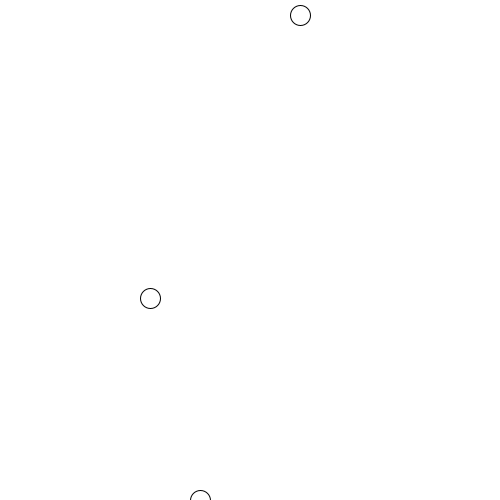
Frame 1 (no input)
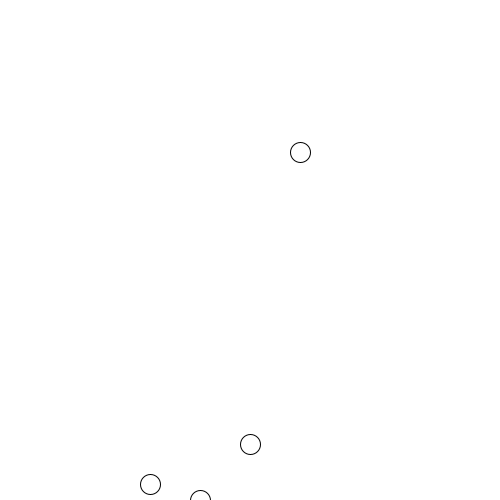
Frame 60 (the mouse pressed at the canvas centre just before this capture)
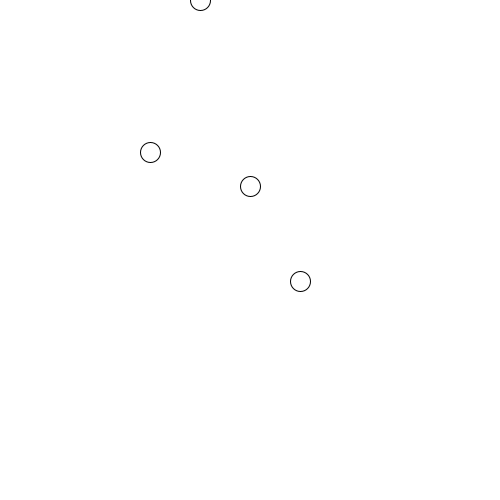
Frame 120 (the mouse held since frame 60 and released just before this capture)

The Processing sketch that drew these frames (run headless with seeded random() and noise(); from frame 60 on, the mouse is pressed at the canvas centre):

// Processing sketch: sketch_06_wavefunctions_complete
// ── sketch_06_wavefunctions_complete.pde
void setup() {
  frameRate(60);
  background(255);
  size(500, 500);
}

void draw() {
  background(255); 
  
  float time = millis() / 1000.0;

  float funcSine = sineWave(time, 0.25);
  float funcSquare = squareWave(time, 0.25);
  float funcTriangle = triangleWave(time, 0.25);
  float funcSaw = sawWave(time, 0.25);
  
  ellipse(150, mapFunc(funcSine, 0, 500), 20, 20);
  ellipse(200, mapFunc(funcSquare, 0, 500), 20, 20);
  ellipse(250, mapFunc(funcTriangle, 0, 500), 20, 20);
  ellipse(300, mapFunc(funcSaw, 0, 500), 20, 20);
}

float mapFunc(float func, float upper, float lower) {
  return map(func, -1, 1, upper, lower);
}


// ── wavefunctions.pde
float sineWave(float time, float herz) {
  float phase = (time * herz) * TWO_PI;
  return sin(phase);
}
float squareWave(float time, float herz) {
  float timeInHerz = time * herz;
  float phase = timeInHerz%1;
  return ((phase <= 0.5) ? 1 : -1);
}
float sawWave(float time, float herz) {
   float timeInHerz = time * herz;
   float phase = timeInHerz%1;
   return map(phase, 0, 1, -1, 1);
}

float triangleWave(float time, float herz) {
  float period = (1.0 / herz);
  float t = time - period * 0.25;
  return abs((t % period) - 0.5 * period) * herz * 4.0 - 1.0;
}
